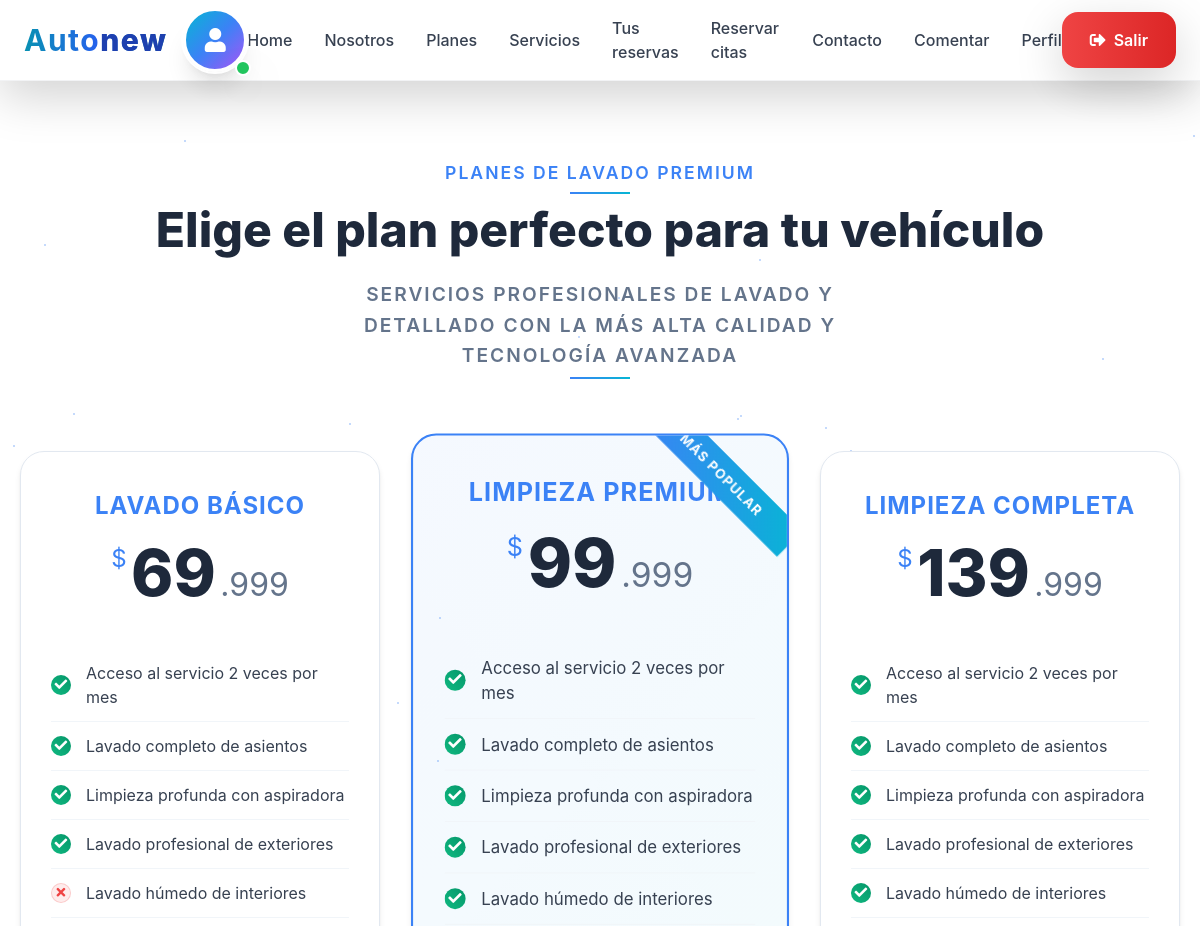
Before: /planes/ (signed in, upper part) with the older database file.
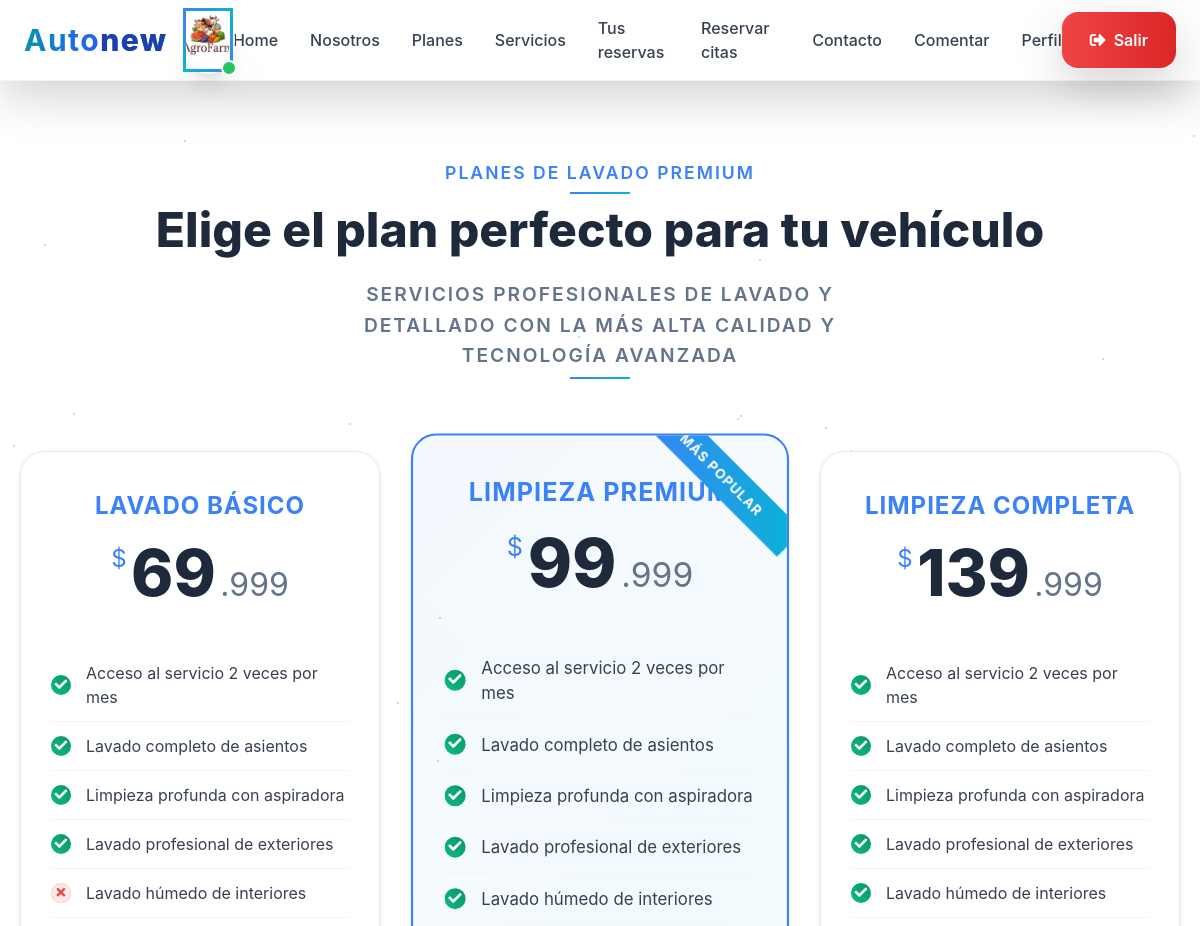
After: the same page with the newer database file.
### lavado_auto/models.py (models this page shows, shortened)
class Usuario(AbstractBaseUser, PermissionsMixin):
    id_usuario = models.AutoField(primary_key=True)
    nombre_completo = models.CharField(max_length=255)
    nombre_usuario = models.CharField(max_length=20, unique=True)
    profile_picture = models.ImageField(upload_to='profile_pictures/', null=True, blank=True)
    correo = models.EmailField(unique=True)
    telefono = models.CharField(max_length=15, blank=True)
    direccion = models.CharField(max_length=255, blank=True)
    token_reset = models.CharField(max_length=255, null=True, blank=True)
    rol = models.CharField(
        max_length=50,
        choices=(('cliente', 'Cliente'), ('admin', 'Administrador')),
        default='cliente'
    )
    is_active = models.BooleanField(default=True)
    is_staff = models.BooleanField(default=False)
    is_superuser = models.BooleanField(default=False)
    objects = UsuarioManager()
    USERNAME_FIELD = 'nombre_usuario'
    REQUIRED_FIELDS = ['correo']
    class Meta:
        verbose_name = 'Usuario'
        verbose_name_plural = 'Usuarios'

### lavado_auto/views.py (the view)
# urls.py: path('planes/',views.planes, name = 'planes'),
def planes(request):
    return render(request, 'planes.html')

### lavado_auto/templates/planes.html (shortened to what this page needs)
{% extends "base.html" %}
{% load static %}
{% block content %}
</head>
<body>
    <div class="particles"></div>
    <div class="pricing-section">
        <div class="container">
            <div class="section-header">
                <p>Planes de Lavado Premium</p>
                <h2>Elige el plan perfecto para tu vehículo</h2>
                <p class="subtitle">Servicios profesionales de lavado y detallado con la más alta calidad y tecnología avanzada</p>
            </div>
            <div class="pricing-grid">
                <div class="pricing-card">
                    <h3 class="plan-name">Lavado Básico</h3>
                    <div class="plan-price">
                        <span class="currency">$</span>
                        <span class="amount">69</span>
                        <span class="decimal">.999</span>
                    </div>
                    <ul class="plan-features">
                        <li>
                            <span class="feature-icon included">
                                <i class="fas fa-check"></i>
                            </span>
                            Acceso al servicio 2 veces por mes
                        </li>
                        <li>
                            <span class="feature-icon included">
                                <i class="fas fa-check"></i>
                            </span>
                            Lavado completo de asientos
                        </li>
                        <li>
                            <span class="feature-icon included">
                                <i class="fas fa-check"></i>
                            </span>
                            Limpieza profunda con aspiradora
                        </li>
                        <li>
                            <span class="feature-icon included">
                                <i class="fas fa-check"></i>
                            </span>
                            Lavado profesional de exteriores
                        </li>
                        <li>
                            <span class="feature-icon not-included">
                                <i class="fas fa-times"></i>
                            </span>
                            Lavado húmedo de interiores
                        </li>
                        <li>
                        </li>
                    </ul>
                </div>
                <div class="pricing-card featured">
                    <h3 class="plan-name">Limpieza Premium</h3>
                    <div class="plan-price">
                        <span class="currency">$</span>
                        <span class="amount">99</span>
                        <span class="decimal">.999</span>
                    </div>
                    <ul class="plan-features">
                        <li>
                            <span class="feature-icon included">
                                <i class="fas fa-check"></i>
                            </span>
                            Acceso al servicio 2 veces por mes
                        </li>
                        <li>
                            <span class="feature-icon included">
                                <i class="fas fa-check"></i>
                            </span>
                            Lavado completo de asientos
                        </li>
                        <li>
                            <span class="feature-icon included">
                                <i class="fas fa-check"></i>
                            </span>
                            Limpieza profunda con aspiradora
                        </li>
                        <li>
                            <span class="feature-icon included">
                                <i class="fas fa-check"></i>
                            </span>
                            Lavado profesional de exteriores
                        </li>
                        <li>
                            <span class="feature-icon included">
                                <i class="fas fa-check"></i>
                            </span>
                            Lavado húmedo de interiores
                        </li>
                    </ul>
                </div>
                <div class="pricing-card">
                    <h3 class="plan-name">Limpieza Completa</h3>
                    <div class="plan-price">
                        <span class="currency">$</span>
                        <span class="amount">139</span>
                        <span class="decimal">.999</span>
                    </div>
                    <ul class="plan-features">
                        <li>
                            <span class="feature-icon included">
                                <i class="fas fa-check"></i>
                            </span>
                            Acceso al servicio 2 veces por mes
                        </li>
                        <li>
                            <span class="feature-icon included">
                                <i class="fas fa-check"></i>
                            </span>
                            Lavado completo de asientos
                        </li>
                        <li>
                            <span class="feature-icon included">
                                <i class="fas fa-check"></i>
                            </span>
                            Limpieza profunda con aspiradora
                        </li>
                        <li>
                            <span class="feature-icon included">
                                <i class="fas fa-check"></i>
                            </span>
                            Lavado profesional de exteriores
                        </li>
                        <li>
                            <span class="feature-icon included">
                                <i class="fas fa-check"></i>
                            </span>
                            Lavado húmedo de interiores
                        </li>
                        <li>
                        </li>
                    </ul>
                </div>
            </div>
        </div>
    </div>
</body>
</html>
{% endblock  %}

### lavado_auto/templates/base.html (shortened to what this page needs)
<!DOCTYPE html>
<html lang="es">
<head>
    <script src="https://cdn.tailwindcss.com"></script>
    <link
    rel="stylesheet"
    href="https://cdn.jsdelivr.net/npm/bootstrap@5.3.3/dist/css/bootstrap.min.css"/>
    {% load static %}
    <link rel="stylesheet" href="https://cdnjs.cloudflare.com/ajax/libs/font-awesome/6.0.0-beta3/css/all.min.css">
    <link href="https://stackpath.bootstrapcdn.com/bootstrap/4.4.1/css/bootstrap.min.css" rel="stylesheet">
    <link href="https://cdnjs.cloudflare.com/ajax/libs/font-awesome/5.10.0/css/all.min.css" rel="stylesheet">
    <link href="{% static 'lib/flaticon/font/flaticon.css' %}" rel="stylesheet" type="text/css">
    <link href="{% static 'lib/animate/animate.min.css' %}" rel="stylesheet" type="text/    css">
    <link href="{% static 'lib/owlcarousel/assets/owl.carousel.min.css' %}" rel="stylesheet" type="text/css">
</head>
<body>
    <header>
        <nav class="fixed top-0 w-full z-50 bg-white/60 backdrop-blur-navbar shadow-lg transition-all duration-300 border-b border-gray-200/50">
            <div class="max-w-7xl mx-auto px-4 sm:px-6 lg:px-8">
                <div class="flex justify-between items-center h-16 lg:h-20">
                    <div class="flex items-center space-x-3">
                        <a href="/" class="relative group">
                            <span class="text-transparent bg-clip-text bg-gradient-to-r from-cyan-600 via-blue-600 to-cyan-700 text-2xl lg:text-3xl font-bold tracking-wider hover:from-cyan-500 hover:via-blue-500 hover:to-cyan-600 transition-all duration-300 transform group-hover:scale-105">
                                Auto<span class="text-blue-800 font-extrabold">new</span>
                            </span>
                        </a>
                        {% if request.user.is_authenticated %}
                        <div class="ml-3 relative">
                            <div class="relative group">
                                {% if request.user.profile_picture %}
                                    <img src="{{ request.user.profile_picture.url }}"
                                         alt="Foto de Perfil de {{ request.user.nombre_completo|default:request.user.nombre_usuario }}"
                                         class="w-12 h-12 lg:w-16 lg:h-16 rounded-full object-cover border-3 border-gradient-to-r from-cyan-400 via-blue-400 to-cyan-500 shadow-xl cursor-pointer transition-all duration-500 hover:scale-110 hover:rotate-6 hover:shadow-2xl hover:shadow-cyan-400/40 ring-2 ring-white hover:ring-cyan-300"
                                         onclick="toggleProfileMenu()">
                                {% else %}
                                    <div class="w-12 h-12 lg:w-16 lg:h-16 rounded-full bg-gradient-to-br from-cyan-500 via-blue-500 to-purple-500 border-3 border-white shadow-xl cursor-pointer transition-all duration-500 hover:scale-110 hover:rotate-6 hover:shadow-2xl hover:shadow-cyan-400/40 ring-2 ring-white hover:ring-cyan-300 flex items-center justify-center group"
                                         onclick="toggleProfileMenu()">
                                        <i class="fas fa-user text-white text-lg lg:text-2xl group-hover:scale-110 transition-transform duration-300"></i>
                                    </div>
                                {% endif %}
                                <div class="absolute -bottom-1 -right-1 w-4 h-4 bg-green-500 border-2 border-white rounded-full shadow-lg animate-pulse"></div>
                            </div>
                        </div>
                        {% endif %}
                    </div>
                    <ul class="hidden lg:flex items-center space-x-8 text-gray-700 font-medium">
                        <li><a href="/" class="hover:text-cyan-600 transition-colors duration-300">Home</a></li>
                        <li><a href="/nosotros" class="hover:text-cyan-600 transition-colors duration-300">Nosotros</a></li>
                        <li><a href="/planes" class="hover:text-cyan-600 transition-colors duration-300">Planes</a></li>
                        <li><a href="/servicios" class="hover:text-cyan-600 transition-colors duration-300">Servicios</a></li>
                        {% if request.user.is_authenticated %}
                        <li><a href="/citas" class="hover:text-cyan-600 transition-colors duration-300">Tus reservas</a></li>
                        <li><a href="/reservas" class="hover:text-cyan-600 transition-colors duration-300">Reservar citas</a></li>
                        <li><a href="/contacto" class="hover:text-cyan-600 transition-colors duration-300">Contacto</a></li>
                        <li><a href="/comentarios" class="hover:text-cyan-600 transition-colors duration-300">Comentar</a></li>
                        <li><a href="/perfil" class="hover:text-cyan-600 transition-colors duration-300">Perfil</a></li>
                        {% endif %}
                    </ul>
                    <div class="hidden lg:block">
                        {% if request.user.is_authenticated %}
                        <a href="/logout"
                           class="bg-gradient-to-r from-red-500 to-red-600 hover:from-red-600 hover:to-red-700 text-white px-7 py-3 rounded-2xl font-semibold transition-all duration-300 hover:scale-105 hover:-translate-y-1 shadow-lg hover:shadow-red-500/25 flex items-center space-x-2 group">
                            <i class="fas fa-sign-out-alt group-hover:translate-x-1 transition-transform duration-300"></i>
                            <span>Salir</span>
                        </a>
                        {% endif %}
                    </div>
                </div>
            </div>
        </nav>
    </header>
{% block content %}
{% endblock  %}
</body>
</html>

Changed rows visible on the page:
now on this page (row edited): Usuario: user.profile_picture (picture)
changed Usuario: profile_picture empty → "profile_pictures/1_2.png" (drawn)
